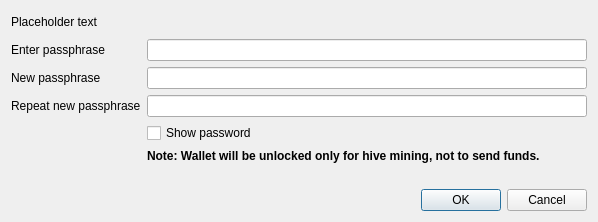
<?xml version="1.0" encoding="UTF-8"?>
<ui version="4.0">
 <class>AskPassphraseDialog</class>
 <widget class="QDialog" name="AskPassphraseDialog">
  <property name="geometry">
   <rect>
    <x>0</x>
    <y>0</y>
    <width>598</width>
    <height>222</height>
   </rect>
  </property>
  <property name="sizePolicy">
   <sizepolicy hsizetype="Preferred" vsizetype="Minimum">
    <horstretch>0</horstretch>
    <verstretch>0</verstretch>
   </sizepolicy>
  </property>
  <property name="minimumSize">
   <size>
    <width>550</width>
    <height>0</height>
   </size>
  </property>
  <property name="windowTitle">
   <string>Passphrase Dialog</string>
  </property>
  <layout class="QVBoxLayout" name="verticalLayout">
   <property name="sizeConstraint">
    <enum>QLayout::SetMinimumSize</enum>
   </property>
   <item>
    <widget class="QLabel" name="warningLabel">
     <property name="text">
      <string notr="true">Placeholder text</string>
     </property>
     <property name="textFormat">
      <enum>Qt::RichText</enum>
     </property>
     <property name="wordWrap">
      <bool>true</bool>
     </property>
    </widget>
   </item>
   <item>
    <layout class="QFormLayout" name="formLayout">
     <property name="sizeConstraint">
      <enum>QLayout::SetMinimumSize</enum>
     </property>
     <property name="fieldGrowthPolicy">
      <enum>QFormLayout::AllNonFixedFieldsGrow</enum>
     </property>
     <item row="0" column="0">
      <widget class="QLabel" name="passLabel1">
       <property name="text">
        <string>Enter passphrase</string>
       </property>
      </widget>
     </item>
     <item row="0" column="1">
      <widget class="QLineEdit" name="passEdit1">
       <property name="echoMode">
        <enum>QLineEdit::Password</enum>
       </property>
      </widget>
     </item>
     <item row="1" column="0">
      <widget class="QLabel" name="passLabel2">
       <property name="text">
        <string>New passphrase</string>
       </property>
      </widget>
     </item>
     <item row="1" column="1">
      <widget class="QLineEdit" name="passEdit2">
       <property name="echoMode">
        <enum>QLineEdit::Password</enum>
       </property>
      </widget>
     </item>
     <item row="2" column="0">
      <widget class="QLabel" name="passLabel3">
       <property name="text">
        <string>Repeat new passphrase</string>
       </property>
      </widget>
     </item>
     <item row="2" column="1">
      <widget class="QLineEdit" name="passEdit3">
       <property name="echoMode">
        <enum>QLineEdit::Password</enum>
       </property>
      </widget>
     </item>
     <item row="3" column="1">
      <widget class="QCheckBox" name="toggleShowPasswordButton">
       <property name="text">
        <string>Show password</string>
       </property>
      </widget>
     </item>
     <item row="5" column="1">
      <widget class="QLabel" name="capsLabel">
       <property name="font">
        <font>
         <weight>75</weight>
         <bold>true</bold>
        </font>
       </property>
       <property name="text">
        <string/>
       </property>
       <property name="alignment">
        <set>Qt::AlignCenter</set>
       </property>
      </widget>
     </item>
     <item row="4" column="1">
      <widget class="QLabel" name="hiveOnlyLabel">
       <property name="font">
        <font>
         <weight>75</weight>
         <bold>true</bold>
        </font>
       </property>
       <property name="text">
        <string>Note: Wallet will be unlocked only for hive mining, not to send funds.</string>
       </property>
      </widget>
     </item>
    </layout>
   </item>
   <item>
    <widget class="QDialogButtonBox" name="buttonBox">
     <property name="orientation">
      <enum>Qt::Horizontal</enum>
     </property>
     <property name="standardButtons">
      <set>QDialogButtonBox::Cancel|QDialogButtonBox::Ok</set>
     </property>
    </widget>
   </item>
  </layout>
 </widget>
 <resources/>
 <connections>
  <connection>
   <sender>buttonBox</sender>
   <signal>accepted()</signal>
   <receiver>AskPassphraseDialog</receiver>
   <slot>accept()</slot>
   <hints>
    <hint type="sourcelabel">
     <x>20</x>
     <y>20</y>
    </hint>
    <hint type="destinationlabel">
     <x>20</x>
     <y>20</y>
    </hint>
   </hints>
  </connection>
  <connection>
   <sender>buttonBox</sender>
   <signal>rejected()</signal>
   <receiver>AskPassphraseDialog</receiver>
   <slot>reject()</slot>
   <hints>
    <hint type="sourcelabel">
     <x>20</x>
     <y>20</y>
    </hint>
    <hint type="destinationlabel">
     <x>20</x>
     <y>20</y>
    </hint>
   </hints>
  </connection>
 </connections>
</ui>
